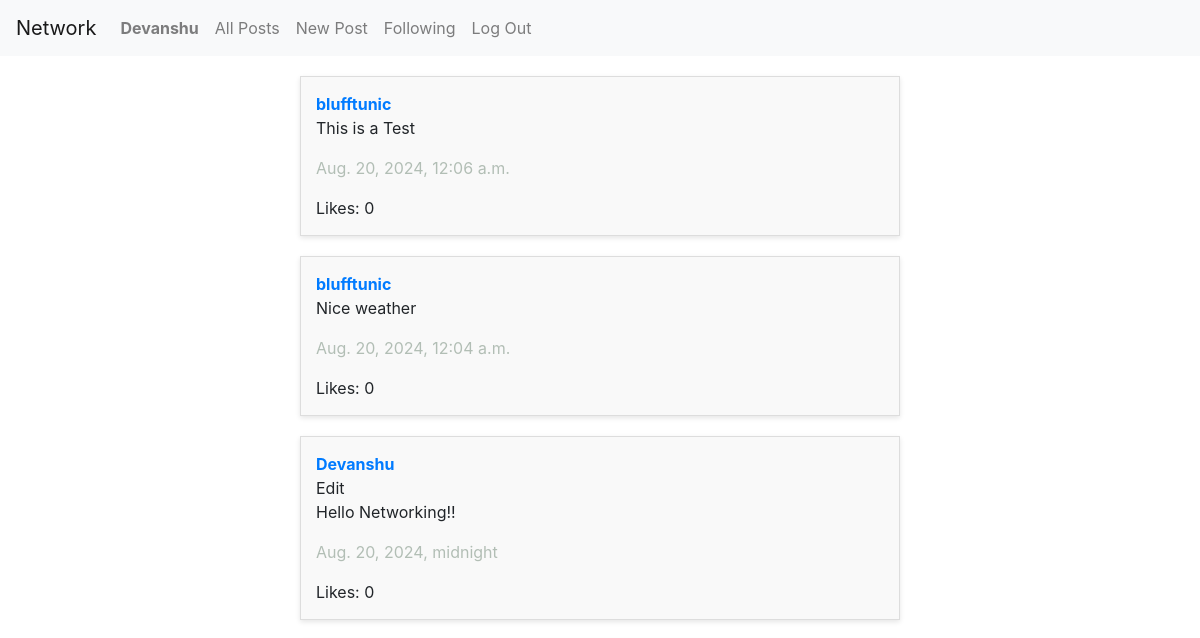
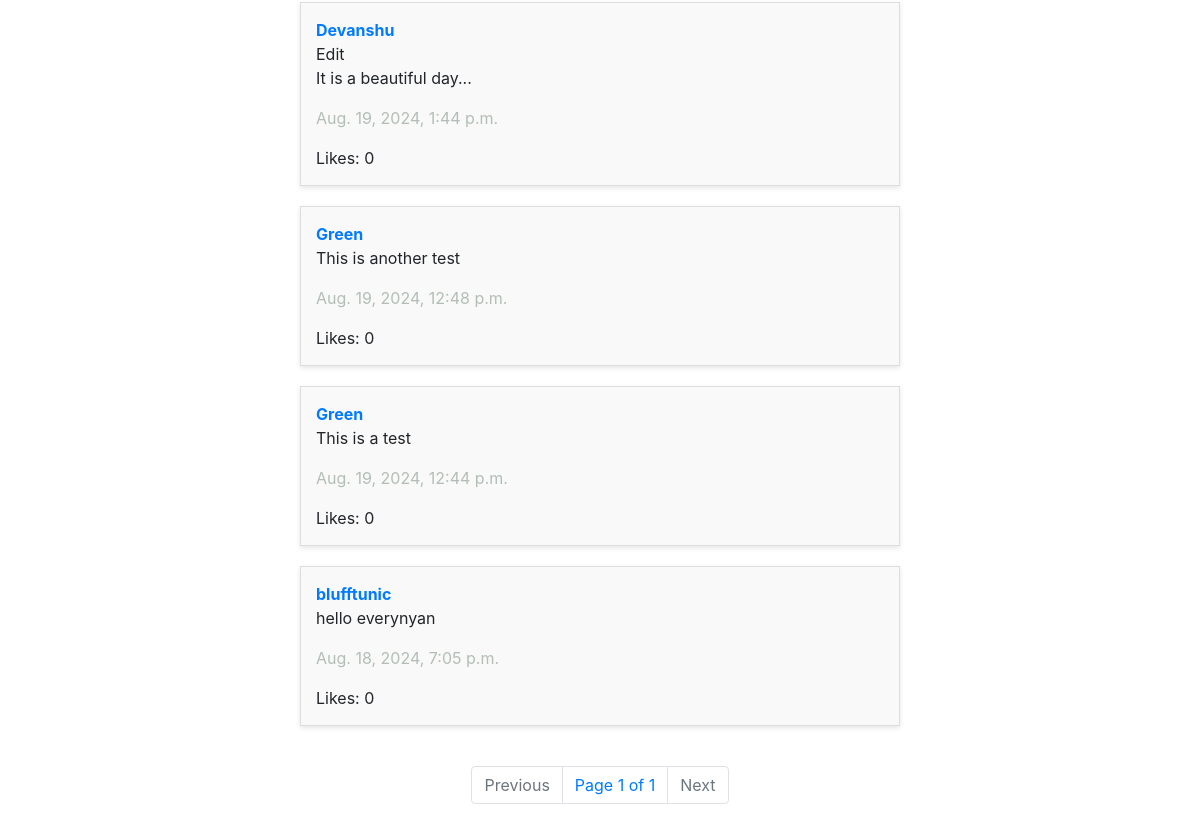
The app's page / (signed in), older data (2 pictures, top to bottom).
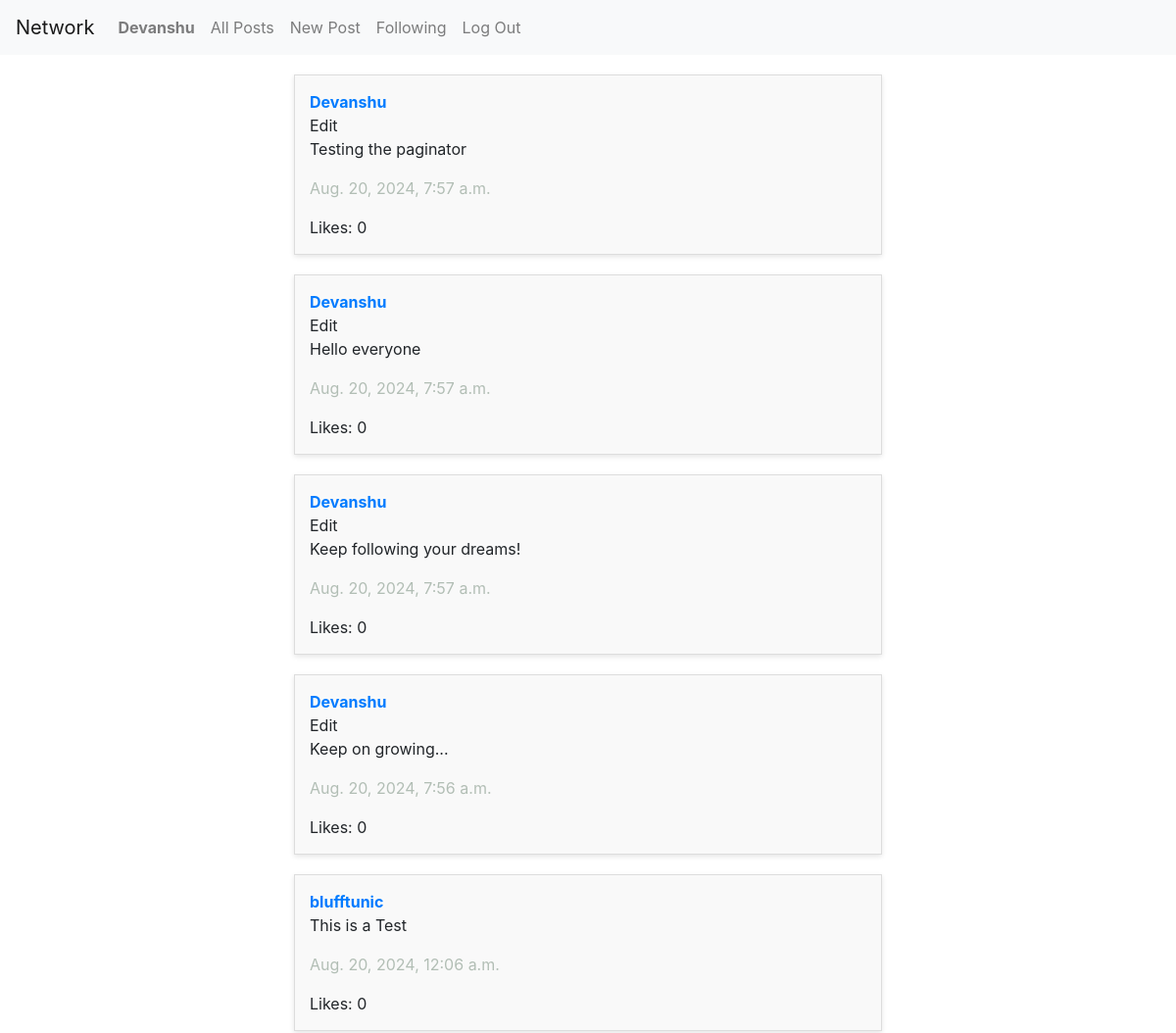
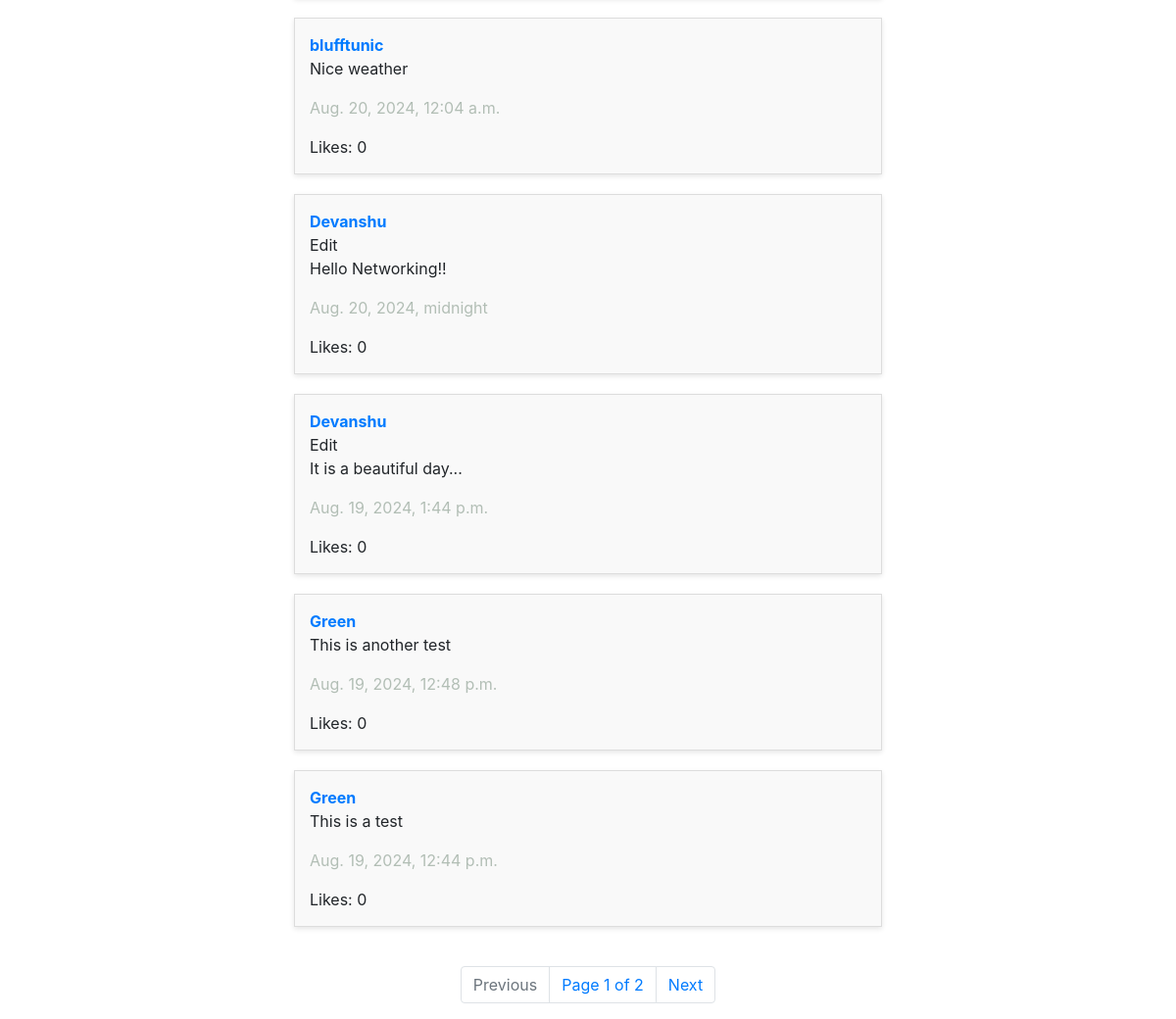
The same page, newer data (2 pictures, top to bottom).
### network/models.py (models this page shows, shortened)
class Post(models.Model):
    user = models.ForeignKey(User, on_delete=models.CASCADE, related_name="userpost")
    text = models.TextField()
    likes = models.IntegerField(blank=True, null=True)
    timestamp = models.DateTimeField(auto_now_add=True)

class User(AbstractUser):
    followers = models.IntegerField(blank=True, null=True)
    following = models.IntegerField(blank=True, null=True)

### network/views.py (the view)
# urls.py: path("", views.index, name="index"),
def index(request):
    posts = Post.objects.all().order_by('-id')
    p = Paginator(posts, 10)
    page_number = request.GET.get('page')
    page_obj = p.get_page(page_number)
    try:
        page_obj = p.get_page(page_number)
    except PageNotAnInteger:
        page_obj = p.page(1)
    except EmptyPage:
        page_obj = p.page(p.num_pages)
    return render(request, "network/index.html", {
        "posts":page_obj,
        "page_obj":page_obj
    })

### network/templates/network/index.html
{% extends "network/layout.html" %}
{% block body %}
    <div id="posts">
        {% for post in page_obj %}
            <div id="post">
                <a href="{% url 'profile_page' user_id=post.user.id %}" id="user"><strong>{{ post.user }}</strong></a>
                <br>
                {% if post.user == request.user %}
                    <a>Edit</a>
                {% endif %}
                <p>{{ post.text }}</p>
                <p id="timestamp">{{ post.timestamp }}</p>
                Likes: {{ post.likes }}
            </div>
        {% endfor %}
    </div>
    <nav class="Page-navigation">
        <ul class="pagination">
            {% if page_obj.has_previous %}
                <li class="page-item">
                    <a class="page-link" href="?page={{ page_obj.previous_page_number }}" tabindex="-1">Previous</a>
                </li>
            {% else %}
                <li class="page-item disabled">
                    <a class="page-link" tabindex="-1" aria-disabled="true">Previous</a>
                </li>
            {% endif %}
            <li class="page-link">Page {{ page_obj.number }} of {{ page_obj.paginator.num_pages }}</li>
            {% if page_obj.has_next %}
                <li class="page-item">
                    <a class="page-link" href="?page={{ page_obj.next_page_number }}">Next</a>
                </li>
            {% else %}
                <li class="page-item disabled">
                    <a class="page-link" aria-disabled="true">Next</a>
                </li>
            {% endif %}
        </ul>
    </nav>
{% endblock %}

Row changes from the older to the newer data that the page shows:
no longer on this page (row unchanged): Post: user "blufftunic", text "hello everynyan", timestamp "Aug. 18, 2024, 7:05 p.m.", likes "0"
added Post: user "Devanshu", shows "Edit", text "Testing the paginator", timestamp "Aug. 20, 2024, 7:57 a.m.", likes "0"
added Post: user "Devanshu", shows "Edit", text "Hello everyone", timestamp "Aug. 20, 2024, 7:57 a.m.", likes "0"
added Post: user "Devanshu", shows "Edit", text "Keep following your dreams!", timestamp "Aug. 20, 2024, 7:57 a.m.", likes "0"
added Post: user "Devanshu", shows "Edit", text "Keep on growing...", timestamp "Aug. 20, 2024, 7:56 a.m.", likes "0"
Text that changed along with them:
{{ page_obj.paginator.num_pages }}: "1" → "2"
